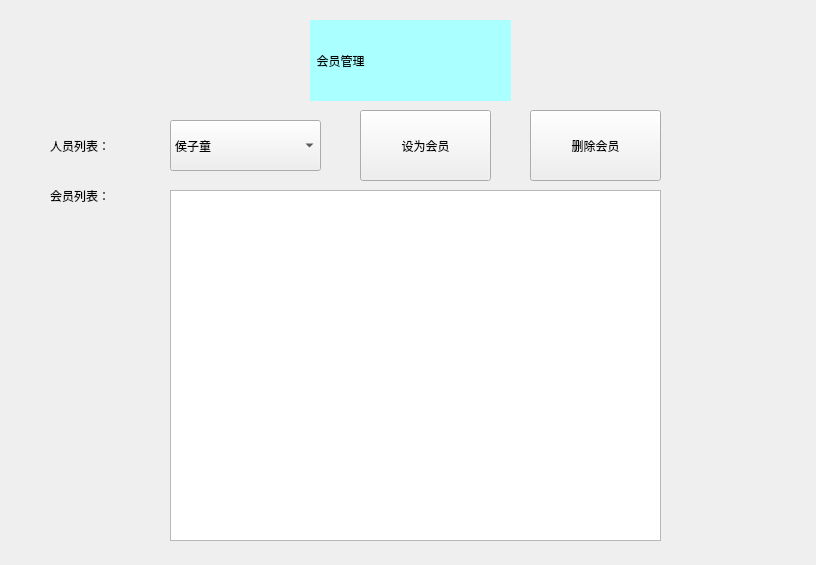
<?xml version="1.0" encoding="UTF-8"?>
<ui version="4.0">
 <class>MemberManage</class>
 <widget class="QWidget" name="MemberManage">
  <property name="geometry">
   <rect>
    <x>0</x>
    <y>0</y>
    <width>816</width>
    <height>565</height>
   </rect>
  </property>
  <property name="windowTitle">
   <string>MemberManage</string>
  </property>
  <widget class="QLabel" name="label">
   <property name="geometry">
    <rect>
     <x>310</x>
     <y>20</y>
     <width>201</width>
     <height>81</height>
    </rect>
   </property>
   <property name="styleSheet">
    <string notr="true">background-color: rgb(170, 255, 255);
font: 24pt &quot;Arial&quot;;</string>
   </property>
   <property name="text">
    <string>  会员管理</string>
   </property>
  </widget>
  <widget class="QLabel" name="label_4">
   <property name="geometry">
    <rect>
     <x>50</x>
     <y>120</y>
     <width>111</width>
     <height>51</height>
    </rect>
   </property>
   <property name="styleSheet">
    <string notr="true">font: 14pt &quot;Arial&quot;;</string>
   </property>
   <property name="text">
    <string>人员列表：</string>
   </property>
  </widget>
  <widget class="QComboBox" name="comboBox">
   <property name="geometry">
    <rect>
     <x>170</x>
     <y>120</y>
     <width>151</width>
     <height>51</height>
    </rect>
   </property>
   <property name="styleSheet">
    <string notr="true">font: 11pt &quot;Arial&quot;;</string>
   </property>
   <item>
    <property name="text">
     <string>侯子童</string>
    </property>
   </item>
   <item>
    <property name="text">
     <string>何雨泊</string>
    </property>
   </item>
   <item>
    <property name="text">
     <string>杨晨</string>
    </property>
   </item>
   <item>
    <property name="text">
     <string>汪恒辉</string>
    </property>
   </item>
  </widget>
  <widget class="QLabel" name="label_5">
   <property name="geometry">
    <rect>
     <x>50</x>
     <y>170</y>
     <width>111</width>
     <height>51</height>
    </rect>
   </property>
   <property name="styleSheet">
    <string notr="true">font: 14pt &quot;Arial&quot;;</string>
   </property>
   <property name="text">
    <string>会员列表：</string>
   </property>
  </widget>
  <widget class="QListWidget" name="listWidget">
   <property name="geometry">
    <rect>
     <x>170</x>
     <y>190</y>
     <width>491</width>
     <height>351</height>
    </rect>
   </property>
  </widget>
  <widget class="QPushButton" name="ok_vip">
   <property name="geometry">
    <rect>
     <x>360</x>
     <y>110</y>
     <width>131</width>
     <height>71</height>
    </rect>
   </property>
   <property name="styleSheet">
    <string notr="true">font: 11pt &quot;Arial&quot;;</string>
   </property>
   <property name="text">
    <string>设为会员</string>
   </property>
  </widget>
  <widget class="QPushButton" name="no_vip">
   <property name="geometry">
    <rect>
     <x>530</x>
     <y>110</y>
     <width>131</width>
     <height>71</height>
    </rect>
   </property>
   <property name="styleSheet">
    <string notr="true">font: 11pt &quot;Arial&quot;;</string>
   </property>
   <property name="text">
    <string>删除会员</string>
   </property>
  </widget>
 </widget>
 <layoutdefault spacing="6" margin="11"/>
 <resources/>
 <connections/>
</ui>
